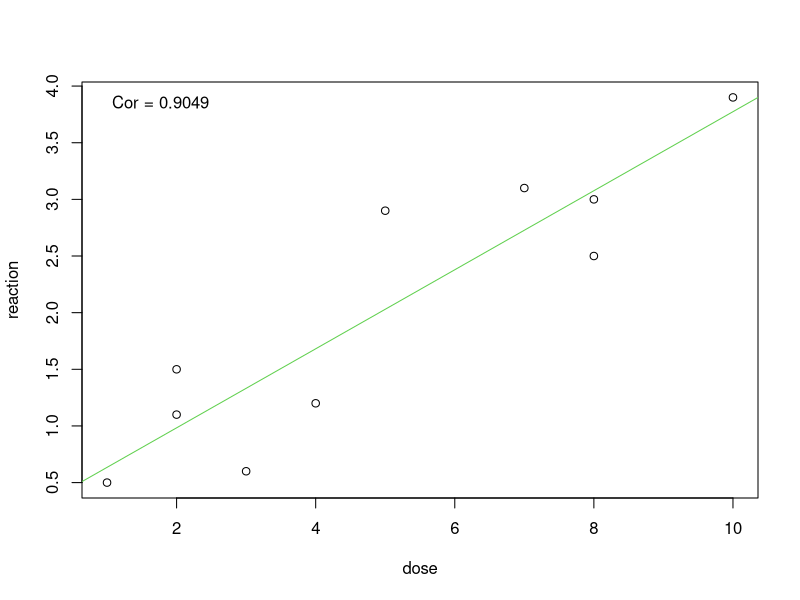
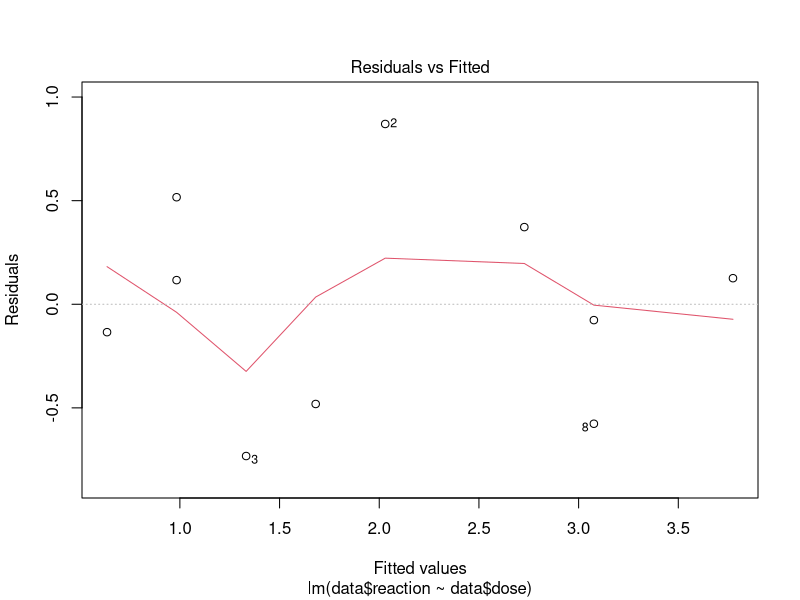
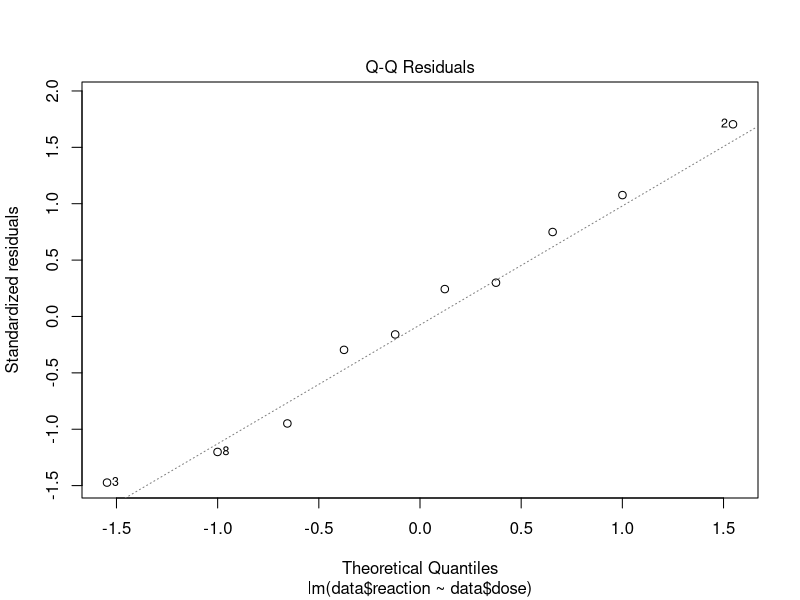
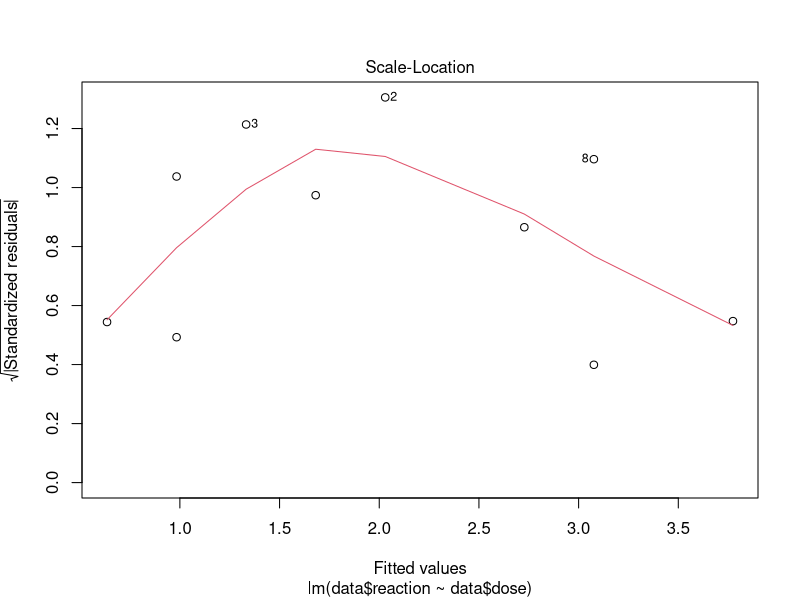
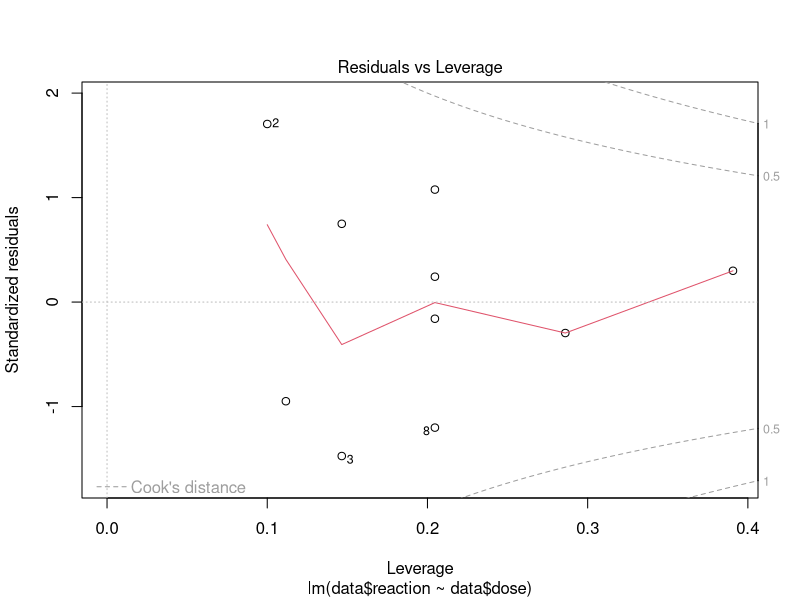

Generate these figures, in order, with R:

dose = c(1,5,3,8,2,2,10,8,7,4)
reaction = c(0.5,2.9,0.6,3.0,1.5,1.1,3.9,2.5,3.1,1.2)
data = data.frame(dose,reaction)

corOfData = round(cor(data$dose, data$reaction),4)
plot(data)
legend("topleft",
       c(paste("Cor =",corOfData)),
       bty ='n')

regressionLine <- lm(data$reaction~data$dose)
summary(regressionLine)
# Call:
#   lm(formula = data$reaction ~ data$dose)
# 
# Residuals:
#   Min      1Q  Median      3Q     Max 
# -0.7323 -0.3945  0.0200  0.3107  0.8700 
# 
# Coefficients:
#   Estimate Std. Error t value Pr(>|t|)    
# (Intercept)  0.28581    0.33631   0.850 0.420106    
# data$dose    0.34884    0.05802   6.013 0.000319 ***
#   ---
#   Signif. codes:  0 ‘***’ 0.001 ‘**’ 0.01 ‘*’ 0.05 ‘.’ 0.1 ‘ ’ 1
# 
# Residual standard error: 0.538 on 8 degrees of freedom
# Multiple R-squared:  0.8188,	Adjusted R-squared:  0.7962 
# F-statistic: 36.15 on 1 and 8 DF,  p-value: 0.0003189
abline(regressionLine, col = 3)

# Klausr
# Einheiten erwähnen
# R-squared
  # Circa 82% der Variation in y lässt sich durch x erklären
  # corOfData ist gleich R-squared
# Da es nur einen Preditktor gibt ist die p-value der beiden Test gleich
# Generell erklärt der zweite Test, ob die erklärenden Variablen einen tatsächlichen
# Einfluss auf den Wert haben

predict(regressionLine, newdata = data.frame(reaction=c(5.5,6)))
# TODO
# Fehler, da Zeilen und Spaltenzuordnung nicht übereinstimmt
plot(regressionLine)
# Dritter plot ...Varianz ist im mittleren bereich relativ hoch
# Letzter Graph 
  # hohes residuum und hohen laverage sind ein schlechtes zeichen
